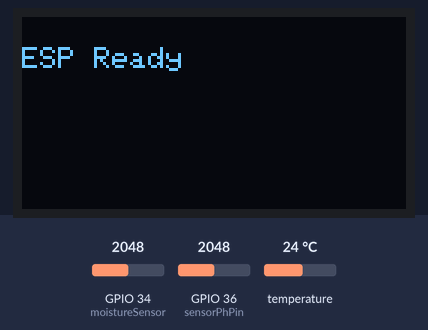
Bench run of a sketch on a simulated ESP32. Parts: 128×64 one-colour display. The inputs (shaded band) are chosen by the test bench; at power-on: temperature 24 °C, GPIO 34 (moistureSensor) = 2048, GPIO 36 (sensorPhPin) = 2048. WiFi joins after 1.5 s; servers stay silent unless stated; no MQTT or app messages arrive unless stated; what the sketch prints to the serial monitor is not drawn.

Above: at 6.7 s.
At 18.0 s:
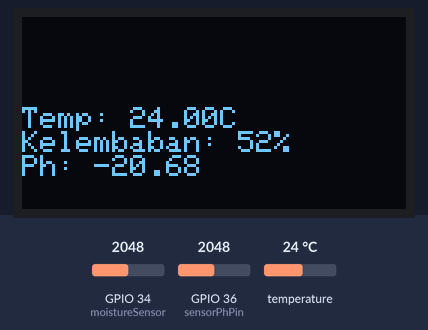
18.1 s: temperature set to 12 °C
At 24.5 s:
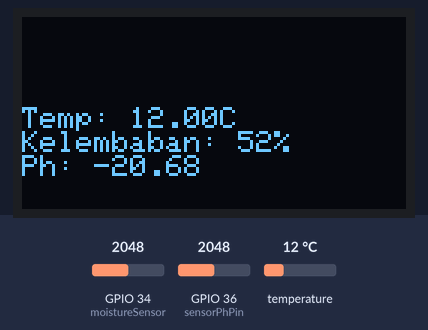
Timing chart, 0 to 26.0 s (numbered marks = the images above; inputs shaded):
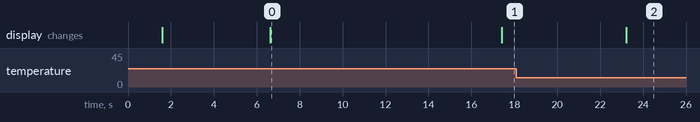

The sketch:

full.ino
```cpp
#include <Wire.h>
#include <Adafruit_GFX.h>
#include <Adafruit_SSD1306.h>
#include <OneWire.h>
#include <DallasTemperature.h>
#include <WiFi.h>
#include <PubSubClient.h>

#define SCREEN_WIDTH 128 // OLED display width, in pixels
#define SCREEN_HEIGHT 64 // OLED display height, in pixels
#define DS18B20PIN 16
#define sensorPhPin 36
#define moistureSensor 34
// WiFi
const char *ssid = "IPMosa"; // Enter your WiFi name
const char *password = "PKLUB1Power";  // Enter WiFi password

// MQTT Broker
const char *mqtt_broker = "broker.emqx.io";
const char *suhuTopic = "GEb5X2BJ/PKLIPsuhu";
const char *moistureTopic = "GEb5X2BJ/PKLIPmoisture";
const char *phTopic = "GEb5X2BJ/PKLIPph";
const char *mqtt_username = "emqx";
const char *mqtt_password = "public";
const int mqtt_port = 1883;

const int AirValue = 2970; // threshold sensor moisture saat di udara
const int WaterValue = 1200; // threshold sensor moisture saat di air
int soilmoisturepercent = 0;

int phSensorValue = 0;
float phTanah = 0.0;
char buffersuhu [10];
char bufferlembab [10];
char bufferph [4];
char persen [] = " %";
char derajat []  = " C";
WiFiClient espClient;
PubSubClient client(espClient);

Adafruit_SSD1306 display(SCREEN_WIDTH, SCREEN_HEIGHT, &Wire, -1);
OneWire oneWire(DS18B20PIN);
DallasTemperature sensor(&oneWire);

void setup() {
  Serial.begin(115200);
  sensor.begin();
  pinMode(moistureSensor, INPUT);
  pinMode(sensorPhPin, INPUT);
  WiFi.begin(ssid, password);
  while (WiFi.status() != WL_CONNECTED) {
      delay(500);
      Serial.println("Connecting to WiFi..");
  }
  Serial.println("Connected to the WiFi network");
  //connecting to a mqtt broker
  client.setServer(mqtt_broker, mqtt_port);
 // client.setCallback(callback);
  while (!client.connected()) {
      String client_id = "esp32-client-";
      client_id += String(WiFi.macAddress());
      Serial.printf("The client %s connects to the public mqtt broker\n", client_id.c_str());
      if (client.connect(client_id.c_str(), mqtt_username, mqtt_password)) {
          Serial.println("Public emqx mqtt broker connected");
      } else {
          Serial.print("failed with state ");
          Serial.print(client.state());
          delay(2000);
      }
  }
  if(!display.begin(SSD1306_SWITCHCAPVCC, 0x3C)) { // Address 0x3D for 128x64
    Serial.println(F("SSD1306 allocation failed"));
    for(;;);
  }
  delay(5000);
  display.clearDisplay();
  display.setTextSize(1);
  display.setTextColor(WHITE);
  display.setCursor(0, 10);
  display.println("ESP Ready");
  // publish and subscribe
  client.publish(suhuTopic, "ESP Ready");
  client.publish(moistureTopic, "ESP Ready");
  client.publish(phTopic, "ESP Ready");
  display.display();
  delay(5000);
  display.clearDisplay();

}

void loop() {
  //client.loop();
  // -----------------Sensor Temperature-------------------
  display.clearDisplay();
  sensor.requestTemperatures();
  float tempinC = sensor.getTempCByIndex(0);
  Serial.print("Temperature = ");
  Serial.print(tempinC);
  Serial.println("C");
  display.setCursor(0, 30);
  display.print("Temp: ");
  display.print(tempinC);
  display.println("C");
  dtostrf(tempinC, 3, 1, buffersuhu);
  strcat(buffersuhu, derajat);
  client.publish(suhuTopic, buffersuhu);
  // -----------------Sensor Moisture-------------------
  int baca = analogRead(moistureSensor);
  Serial.println(baca);
  Serial.print("Kelembaban: ");
  display.print("Kelembaban: ");
  soilmoisturepercent = map(baca, AirValue, WaterValue, 0, 100);
  if(soilmoisturepercent > 100){
    Serial.println ("100%");
    display.println ("100%");
    client.publish(moistureTopic, "100%");
  }
  else if(soilmoisturepercent < 0){
    Serial.println ("0%");
    display.println ("0%");
    client.publish(moistureTopic, "0%");
  }
  else if(soilmoisturepercent >= 0 && soilmoisturepercent <=100){
    Serial.print (soilmoisturepercent);
    Serial.println ("%");
    display.print (soilmoisturepercent);
    display.println ("%");
    dtostrf(soilmoisturepercent, 4, 2, bufferlembab);
    strcat(bufferlembab, persen);
    client.publish(moistureTopic, bufferlembab);
  }
  // -----------------Sensor Ph Tanah-------------------
  phSensorValue = analogRead(sensorPhPin);
  phTanah = (-0.0139*phSensorValue) + 7.7851;
  Serial.print("sensor ADC= ");
  Serial.print(phSensorValue);
  Serial.print("  output Ph= ");
  Serial.println(phTanah);
  display.print("Ph: ");
  display.print(phTanah);
  dtostrf(phTanah, 3, 2, bufferph);
  client.publish(phTopic, bufferph);
  delay(5000);
  display.display();
}
```

Measured:
- after the input at 18.1 s, the display: changes after 5.1 s (image 2)
- what the display in image 0 shows lasts 10.8 s, from 6.6 s to 17.4 s
